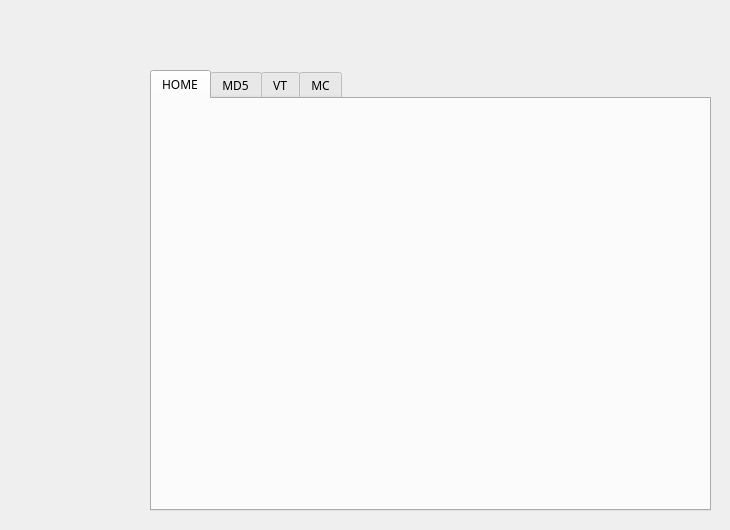
<?xml version="1.0" encoding="UTF-8"?>
<ui version="4.0">
 <class>Form</class>
 <widget class="QWidget" name="Form">
  <property name="geometry">
   <rect>
    <x>0</x>
    <y>0</y>
    <width>730</width>
    <height>530</height>
   </rect>
  </property>
  <property name="minimumSize">
   <size>
    <width>730</width>
    <height>530</height>
   </size>
  </property>
  <property name="cursor">
   <cursorShape>ArrowCursor</cursorShape>
  </property>
  <property name="mouseTracking">
   <bool>false</bool>
  </property>
  <property name="windowTitle">
   <string>Form</string>
  </property>
  <property name="styleSheet">
   <string notr="true">background-image: url(:/new/prefix1/bg.png);</string>
  </property>
  <widget class="QToolButton" name="toolButton_2">
   <property name="geometry">
    <rect>
     <x>30</x>
     <y>210</y>
     <width>100</width>
     <height>100</height>
    </rect>
   </property>
   <property name="minimumSize">
    <size>
     <width>100</width>
     <height>100</height>
    </size>
   </property>
   <property name="cursor">
    <cursorShape>PointingHandCursor</cursorShape>
   </property>
   <property name="styleSheet">
    <string notr="true">image: url(:/new/prefix1/iconmonstr-virus-8.png);
border:0px;</string>
   </property>
   <property name="text">
    <string/>
   </property>
  </widget>
  <widget class="QToolButton" name="fileOPEN">
   <property name="geometry">
    <rect>
     <x>30</x>
     <y>90</y>
     <width>100</width>
     <height>100</height>
    </rect>
   </property>
   <property name="minimumSize">
    <size>
     <width>100</width>
     <height>100</height>
    </size>
   </property>
   <property name="font">
    <font>
     <pointsize>13</pointsize>
    </font>
   </property>
   <property name="cursor">
    <cursorShape>PointingHandCursor</cursorShape>
   </property>
   <property name="styleSheet">
    <string notr="true">image: url(:/new/prefix1/open.png);
border:0px;</string>
   </property>
   <property name="text">
    <string/>
   </property>
  </widget>
  <widget class="QTabWidget" name="tabWidget">
   <property name="geometry">
    <rect>
     <x>150</x>
     <y>70</y>
     <width>561</width>
     <height>441</height>
    </rect>
   </property>
   <property name="font">
    <font>
     <family>나눔고딕</family>
     <weight>50</weight>
     <bold>false</bold>
    </font>
   </property>
   <property name="autoFillBackground">
    <bool>false</bool>
   </property>
   <property name="styleSheet">
    <string notr="true">background-image: url(:/new/prefix1/home.png);</string>
   </property>
   <property name="tabPosition">
    <enum>QTabWidget::North</enum>
   </property>
   <property name="tabShape">
    <enum>QTabWidget::Rounded</enum>
   </property>
   <property name="currentIndex">
    <number>0</number>
   </property>
   <property name="elideMode">
    <enum>Qt::ElideLeft</enum>
   </property>
   <property name="tabBarAutoHide">
    <bool>false</bool>
   </property>
   <widget class="QWidget" name="home">
    <attribute name="title">
     <string>HOME</string>
    </attribute>
   </widget>
   <widget class="QWidget" name="MD5">
    <property name="palette">
     <palette>
      <active/>
      <inactive/>
      <disabled/>
     </palette>
    </property>
    <property name="styleSheet">
     <string notr="true">background-image: url(:/new/prefix1/tab.png);</string>
    </property>
    <attribute name="title">
     <string>MD5</string>
    </attribute>
   </widget>
   <widget class="QWidget" name="VT">
    <property name="styleSheet">
     <string notr="true">background-image: url(:/new/prefix1/tab.png);</string>
    </property>
    <attribute name="title">
     <string>VT</string>
    </attribute>
   </widget>
   <widget class="QWidget" name="MC">
    <property name="styleSheet">
     <string notr="true">background-image: url(:/new/prefix1/tab.png);</string>
    </property>
    <attribute name="title">
     <string>MC</string>
    </attribute>
   </widget>
  </widget>
 </widget>
 <resources>
  <include location="shutdown.qrc"/>
 </resources>
 <connections>
  <connection>
   <sender>fileOPEN</sender>
   <signal>clicked()</signal>
   <receiver>Form</receiver>
   <slot>clickBtn1()</slot>
   <hints>
    <hint type="sourcelabel">
     <x>81</x>
     <y>171</y>
    </hint>
    <hint type="destinationlabel">
     <x>76</x>
     <y>246</y>
    </hint>
   </hints>
  </connection>
 </connections>
 <slots>
  <slot>clickBtn1()</slot>
 </slots>
</ui>
